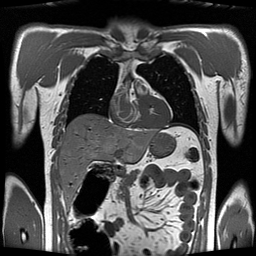
%> input picture BiSIPL_Lab9/S3_Q1_utils/thorax_t1.jpg, 256 x 256 px
$ octave Q1.m   (GNU Octave 9; MATLAB toolbox functions it lacks are replaced by stand-ins)
%> lines starting %> are read from the running program, lines starting %| are printed output that depends on the picture; in (x1, y1, x2, y2) boxes, pixels count from 0 and x2, y2 are one past the last pixel; in counts of white or black regions, pixels touching at a corner belong together; the program's own positions count from 1
### BiSIPL_Lab9/S3_Q1_utils/Overlay.m
function Overlay(f, mask)

    m = max(f(:));
    fr = f;
    fg = f + mask / max(mask(:)) * m/2;
    fb = f;

    imshow(reshape([fr fg fb],[size(f,1) size(f,2) 3])/m, []);

    drawnow;

### BiSIPL_Lab9/Q1.m
clc
clear

%% Q1

img = im2double(imread('S3_Q1_utils/thorax_t1.jpg'));
%> img: size 256x256x3 double; min 0, max 1, mean 0.305
img = img(:,:,1);
%> img: size 256x256 double
Sample_lung = img;
Sample_liv = img;

%Lung Sample pixel
lung_x = [100, 175];
lung_y = [80, 80];
pixel_lung(1) = mean(img(lung_y(1)-2:lung_y(1)+2, lung_x(1)-2:lung_x(1)+2),'all'); %Intensity Right Lung
pixel_lung(2) = mean(img(lung_y(2)-2:lung_y(2)+2, lung_x(2)-2:lung_x(2)+2),'all'); %Intensity Left Lung

%Liver Sample pixel
liv_x = 80;
liv_y = 140;
pixel_liv = mean(img(liv_y-2:liv_y+2, liv_x-2:liv_x+2),'all'); %Intensity
%> pixel_liv = 0.351

Sample_lung(lung_y(1)-2:lung_y(1)+2, lung_x(1)-2:lung_x(1)+2) = 255;
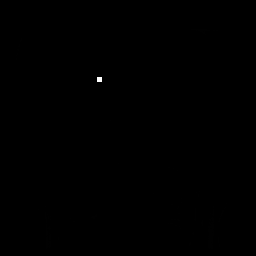
%> Sample_lung: size 256x256 double; min 0, max 255, mean 0.4
Sample_lung(lung_y(2)-2:lung_y(2)+2, lung_x(2)-2:lung_x(2)+2) = 255;
%> Sample_lung: size 256x256 double; 0.04% of pixels changed, all inside (x1, y1, x2, y2) = (172, 77, 177, 82)
Sample_liv(liv_y-2:liv_y+2, liv_x-2:liv_x+2) = 255;
%> Sample_liv: size 256x256 double; min 0, max 255, mean 0.4; mean of the top-left, top-right, bottom-left and bottom-right quarters 0.2, 0.3, 0.7, 0.4

figure('WindowState', 'maximized');
subplot(1,2,1);
imshow(Sample_lung);
title('Lung Sample');
subplot(1,2,2);
imshow(Sample_liv);
title('Liver Sample');
saveas(gcf, 'Sample.png');


% Range that covers both lungs
mask_lung = zeros(size(img,1));
mask_lung(lung_y(1), lung_x(1)) = 1; %Starting pixel Right Lung
%> mask_lung: size 256x256 double; values 0 (black) and 1 (white), 0% white in thin lines or dots, all inside (x1, y1, x2, y2) = (99, 79, 100, 80)
mask_lung(lung_y(2), lung_x(2)) = 1; %Starting pixel Left Lung
%> mask_lung: size 256x256 double; values 0 (black) and 1 (white), 0% white in thin lines or dots, all inside (x1, y1, x2, y2) = (99, 79, 175, 80)
while(1)
    mask_tmp = mask_lung;
    %Sweeping all the pixels in a fixed window around the starting pixel
    for i = -70:140
        for j = -70:140
            %Exploring the neighbours of a verified pixel
            if(mask_lung(lung_y(1)+i,lung_x(1)+j)== 1)
                for m = -1:1
                    for n = -1:1
                        if(mask_lung(lung_y(1)+i+m,lung_x(1)+j+n) == 0)
                            pixel = img(lung_y(1)+i+m,lung_x(1)+j+n);
                            if(abs(pixel-pixel_lung(1))<2*pixel_lung(1))
                                mask_lung(lung_y(1)+i+m,lung_x(1)+j+n) = 1;
                            else
                                mask_lung(lung_y(1)+i+m,lung_x(1)+j+n) = -1;
                            end
                        end
                    end
                end
            end
        end
    end
    %Checking for mask updates
    if((mask_tmp == mask_lung))
        break
    end
end
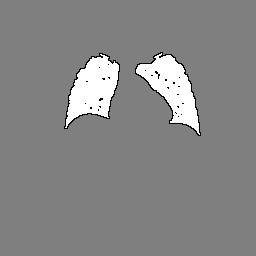
%> mask_lung: size 256x256 double; min -1, max 1, mean 0.0577; drawn with min black and max white
%> after the loop, pixel = 0.588

mask_liv = zeros(size(img,1));
mask_liv(liv_y, liv_x) = 1; %Starting pixel
%> mask_liv: size 256x256 double; values 0 (black) and 1 (white), 0% white in thin lines or dots, all inside (x1, y1, x2, y2) = (79, 139, 80, 140)
while(1)
    mask_tmp = mask_liv;
    %Sweeping all the pixels in a fixed window around the starting pixel
    for i = -100:100
        for j = -70:140
            %Exploring the neighbours of a verified pixel
            if(mask_liv(liv_y+i,liv_x+j)== 1)
                for m = -1:1
                    for n = -1:1
                        if(mask_liv(liv_y+i+m,liv_x+j+n) == 0)
                            pixel = img(liv_y+i+m,liv_x+j+n);
                            if(abs(pixel-pixel_liv)<0.228*pixel_liv)
                                mask_liv(liv_y+i+m,liv_x+j+n) = 1;
                            else
                                mask_liv(liv_y+i+m,liv_x+j+n) = -1;
                            end
                        end
                    end
                end
            end
        end
    end
    %Checking for mask updates
    if((mask_tmp == mask_liv))
        break
    end
end
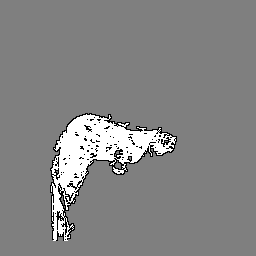
%> mask_liv: size 256x256 double; min -1, max 1, mean 0.048; drawn with min black and max white
%> after the loop, pixel = 0.149

mask_liv(mask_liv == -1) = 0;
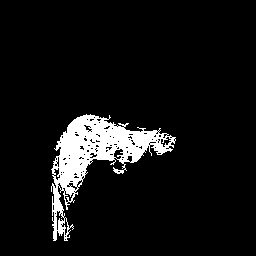
%> mask_liv: size 256x256 double; values 0 (black) and 1 (white), 7.3% white; 1 white region, box (x1, y1, x2, y2) and area: (51, 114, 176, 241) 4803
mask_lung(mask_lung == -1) = 0;
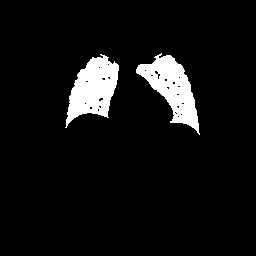
%> mask_lung: size 256x256 double; values 0 (black) and 1 (white), 6.8% white; 2 white regions, box (x1, y1, x2, y2) and area: (65, 54, 119, 128) 2242, (136, 53, 200, 135) 2227

figure('WindowState', 'maximized');
subplot(1,2,1);
Overlay(img,mask_lung);
%> in Overlay, `m = max(f(:));`: m = 1
title('Lung: Region Growing');
subplot(1,2,2);
Overlay(img,mask_liv);
%> in Overlay (call 2), `fg = f + mask / max(mask(:)) * m/2;`:
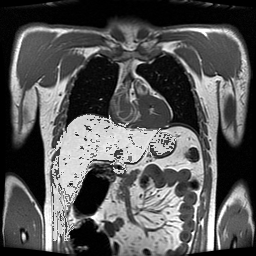
%> fg: size 256x256 double; min 0, max 1, mean 0.341
%> in Overlay (call 2), `imshow(reshape([fr fg fb],[size(f,1) size(f,2) 3])/m, []);`:
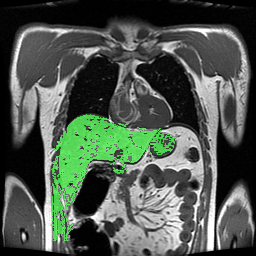
%> displayed picture: size 256x256x3, on the screen's scale of 0 to 255; mean R, G, B 77.7, 87.1, 77.7
title('Liver : Region Growing');
saveas(gcf, 'Region Growing.png');
